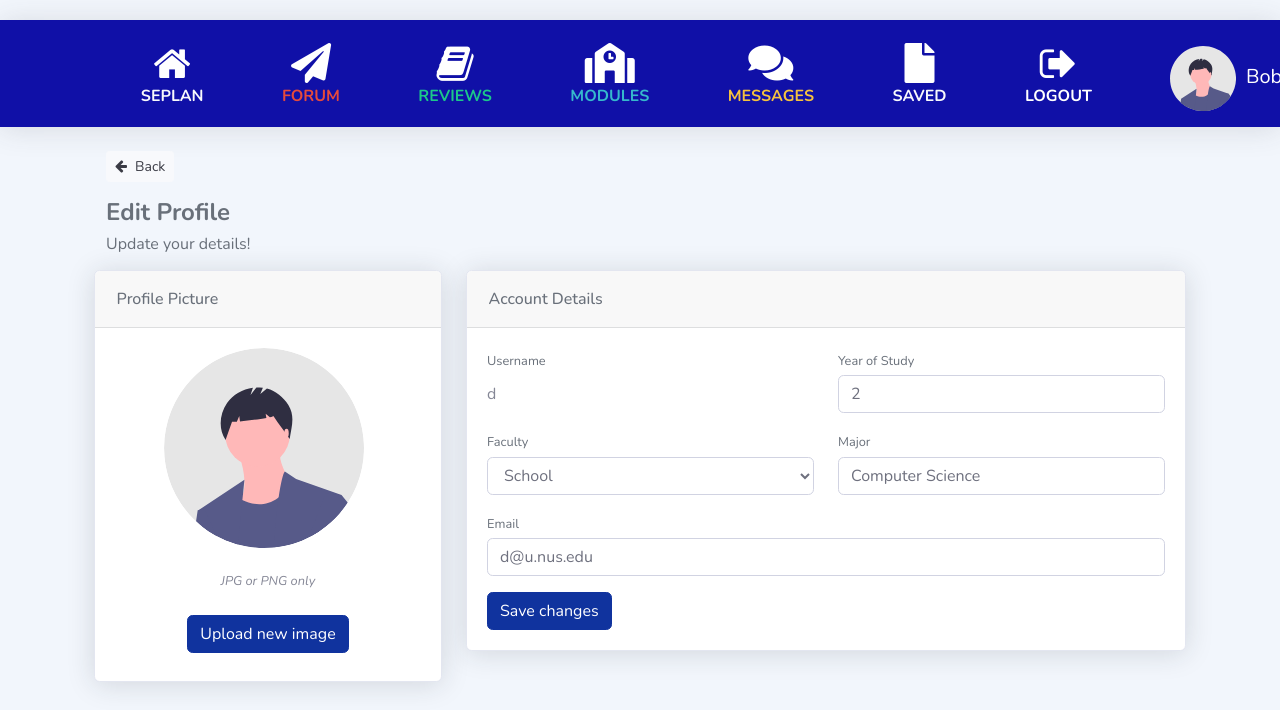
The app's page /profile/d/edit (signed in), older data.
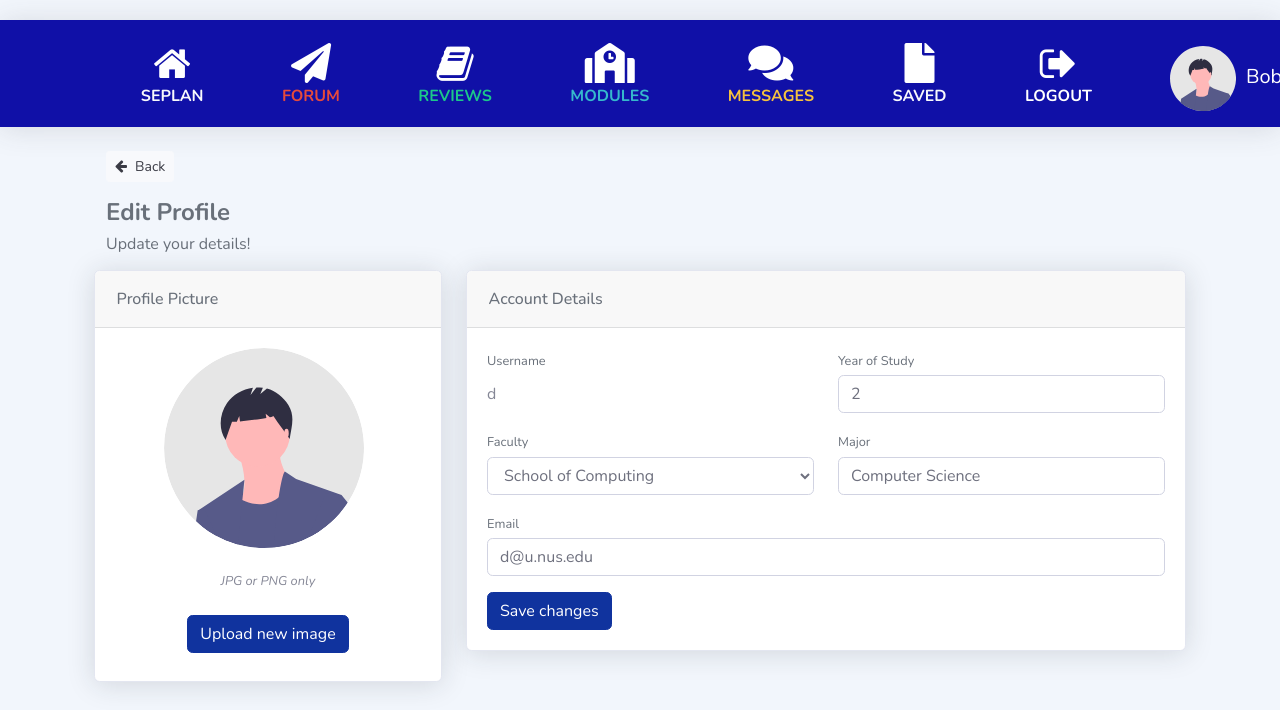
The same page, newer data.
### sep/models.py (models this page shows, shortened)
class User(AbstractUser):
    faculty = models.CharField(max_length=120)
    year = models.IntegerField(blank=True, null=True)
    major = models.CharField(max_length=120)
    sep = models.BooleanField(blank=True, null=True)
    picture = models.URLField(blank=True, null=True)

### sep/views.py (the view, shortened to what this page needs)
# urls.py: path("profile/<str:username>/edit", views.editing_profile, name="editing_profile"),
def editing_profile(request, username):
    if not request.user.is_authenticated:
        return HttpResponseRedirect(reverse('login'))
    user = User.objects.get(username=username)
    return render(request, "sep/editing_profile.html",{
        "user": user})

### sep/templates/sep/editing_profile.html (shortened to what the changed rows need)
{% extends "sep/layout.html" %} {% load static %} {% block body %}
<link href="{% static '/editing_profile.css' %}" rel="stylesheet" />
<div class="container-xl px-4 mt-4">
    <div class="row">
        <div class="col-xl-8">
            <div class="card mb-4">
                <div class="card-body">
                    <form
                        action="{% url 'editing_profile' user.username %}"
                        method="POST"
                        enctype="multipart/form-data"
                        onsubmit="sweetAlert()"
                    >
                        <div class="row gx-3 mb-3">
                            <div class="col-md-6">
                                <label class="small mb-1" for="inputUsername">Username</label>
                                <input readonly
                                    class="form-control-plaintext"
                                    id="inputUsername"
                                    name="inputUsername"
                                    type="text"
                                    value={{ user.username }}
                                    required
                                    >
                            </div>
                            <div class="col-md-6">
                                <label class="small mb-1" for="inputYear">Year of Study</label>
                                <input
                                    class="form-control"
                                    id="inputYear"
                                    name="inputYear"
                                    type="number"
                                    min="1"
                                    max="4"
                                    placeholder="Enter your year of study"
                                    value={{ user.year }}
                                    required
                                    >
                            </div>
                        </div>
                        <div class="row gx-3 mb-3">
                            <div class="col-md-6">
                                <label class="small mb-1" for="inputFaculty">Faculty</label>
                                <select
                                class="form-control"
                                    id="inputFaculty"
                                    name="inputFaculty"
                                    required
                                    >
                                    <optgroup label="Current Faculty">
                                        <option value="{{ user.faculty }}" selected>
                                        </option>
                                    </optgroup>
                                </select>
                            </div>
                            <div class="col-md-6">
                                <label class="small mb-1" for="inputMajor">Major</label>
                                <input
                                    class="form-control"
                                    id="inputMajor"
                                    name="inputMajor"
                                    type="text"
                                    placeholder="Enter your major"
                                    value="{{ user.major }}"
                                    required
                                    >
                            </div>
                        </div>
                        <div class="mb-3">
                            <label class="small mb-1" for="inputEmail">Email</label>
                            <input
                                class="form-control"
                                id="inputEmail"
                                name="inputEmail"
                                type="text"
                                placeholder="Enter your email"
                                value={{ user.email }}
                                required
                                >
                        </div>
                    </form>
                </div>
            </div>
        </div>
    </div>
</div>
{% endblock %}

Row changes from the older to the newer data that the page shows:
changed User "Computer Science": inputFaculty "School" → "School of Computing"
